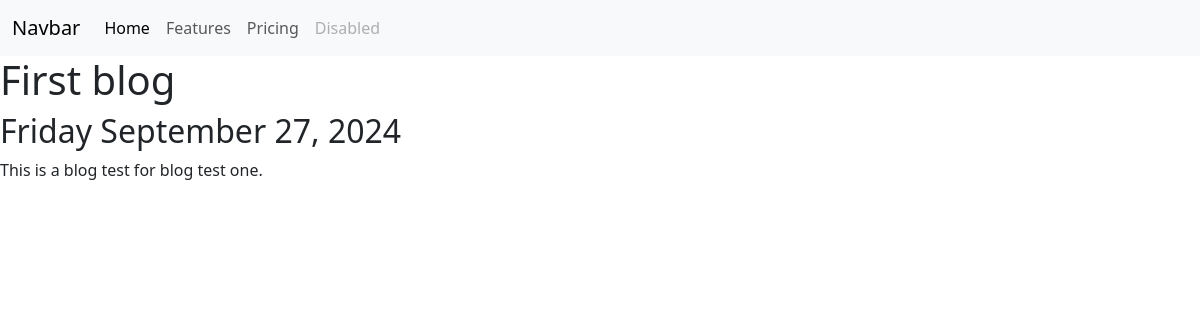
Page /blog/1/ on the committed database.
### blog/models.py (models this page shows)
class Blog(models.Model):
    title = models.CharField(max_length=200)
    description = models.TextField()
    date = models.DateField()

### blog/views.py (the view)
# urls.py: path('<int:blog_id>/', views.detail, name='detail'),
def detail(request, blog_id):
    blog = get_object_or_404(Blog, pk=blog_id)
    return render(request, 'detail.html', {'blog':blog})

### blog/templates/detail.html (shortened to what this page needs)
{% extends 'base.html' %}
{% block content %}
<!doctype html>
<html lang="en">
  <head>
    <link href="https://cdn.jsdelivr.net/npm/bootstrap@5.3.3/dist/css/bootstrap.min.css" rel="stylesheet">
  </head>
  <body>
    <h1>{{ blog.title }}</h1>
<h2>{{ blog.date|date:'l F d, Y'}}</h2>
<p>{{ blog.description|safe }}</p>
  </body>
</html>
{% endblock %}

### rows in the picture
Blog: title "First blog", date "Friday September 27, 2024", description "This is a blog test for blog test one."
